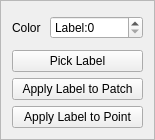
<?xml version="1.0" encoding="UTF-8"?>
<ui version="4.0">
 <class>Annotator</class>
 <widget class="QFrame" name="Annotator">
  <property name="geometry">
   <rect>
    <x>0</x>
    <y>0</y>
    <width>152</width>
    <height>139</height>
   </rect>
  </property>
  <property name="sizePolicy">
   <sizepolicy hsizetype="Minimum" vsizetype="Minimum">
    <horstretch>0</horstretch>
    <verstretch>0</verstretch>
   </sizepolicy>
  </property>
  <property name="contextMenuPolicy">
   <enum>Qt::NoContextMenu</enum>
  </property>
  <property name="windowTitle">
   <string>Annotator</string>
  </property>
  <property name="frameShape">
   <enum>QFrame::StyledPanel</enum>
  </property>
  <property name="frameShadow">
   <enum>QFrame::Raised</enum>
  </property>
  <layout class="QGridLayout" name="gridLayout_2">
   <item row="0" column="0">
    <widget class="QLabel" name="labelcolor">
     <property name="minimumSize">
      <size>
       <width>32</width>
       <height>32</height>
      </size>
     </property>
     <property name="maximumSize">
      <size>
       <width>32</width>
       <height>32</height>
      </size>
     </property>
     <property name="text">
      <string>Color</string>
     </property>
     <property name="scaledContents">
      <bool>true</bool>
     </property>
    </widget>
   </item>
   <item row="1" column="0" colspan="3">
    <widget class="QPushButton" name="picklabel">
     <property name="text">
      <string>Pick Label</string>
     </property>
    </widget>
   </item>
   <item row="0" column="1" colspan="2">
    <widget class="QSpinBox" name="label">
     <property name="prefix">
      <string>Label:</string>
     </property>
     <property name="maximum">
      <number>10000</number>
     </property>
    </widget>
   </item>
   <item row="2" column="0" colspan="3">
    <widget class="QPushButton" name="apply2patch">
     <property name="text">
      <string>Apply Label to Patch</string>
     </property>
    </widget>
   </item>
   <item row="3" column="0" colspan="3">
    <widget class="QPushButton" name="apply2point">
     <property name="text">
      <string>Apply Label to Point</string>
     </property>
    </widget>
   </item>
  </layout>
 </widget>
 <resources/>
 <connections/>
</ui>
